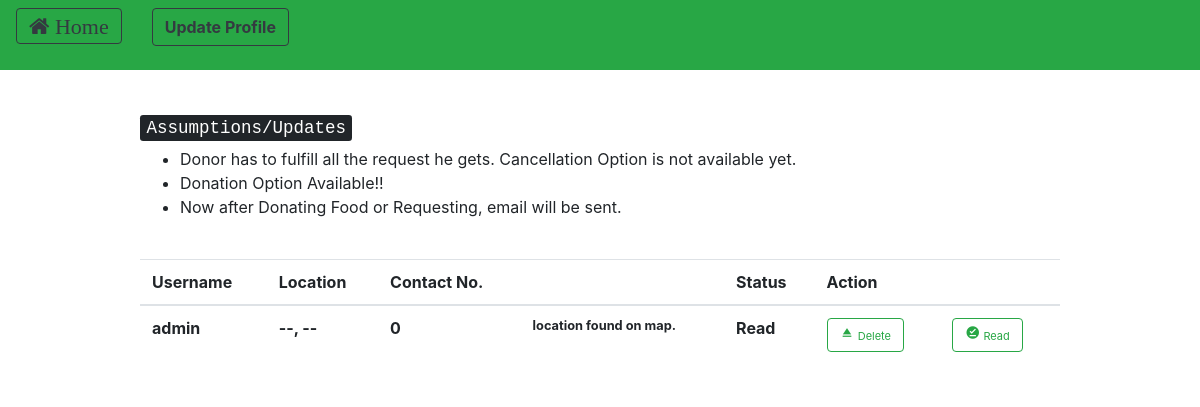
/users/messages/ (signed in), run on an earlier commit of the app's database.
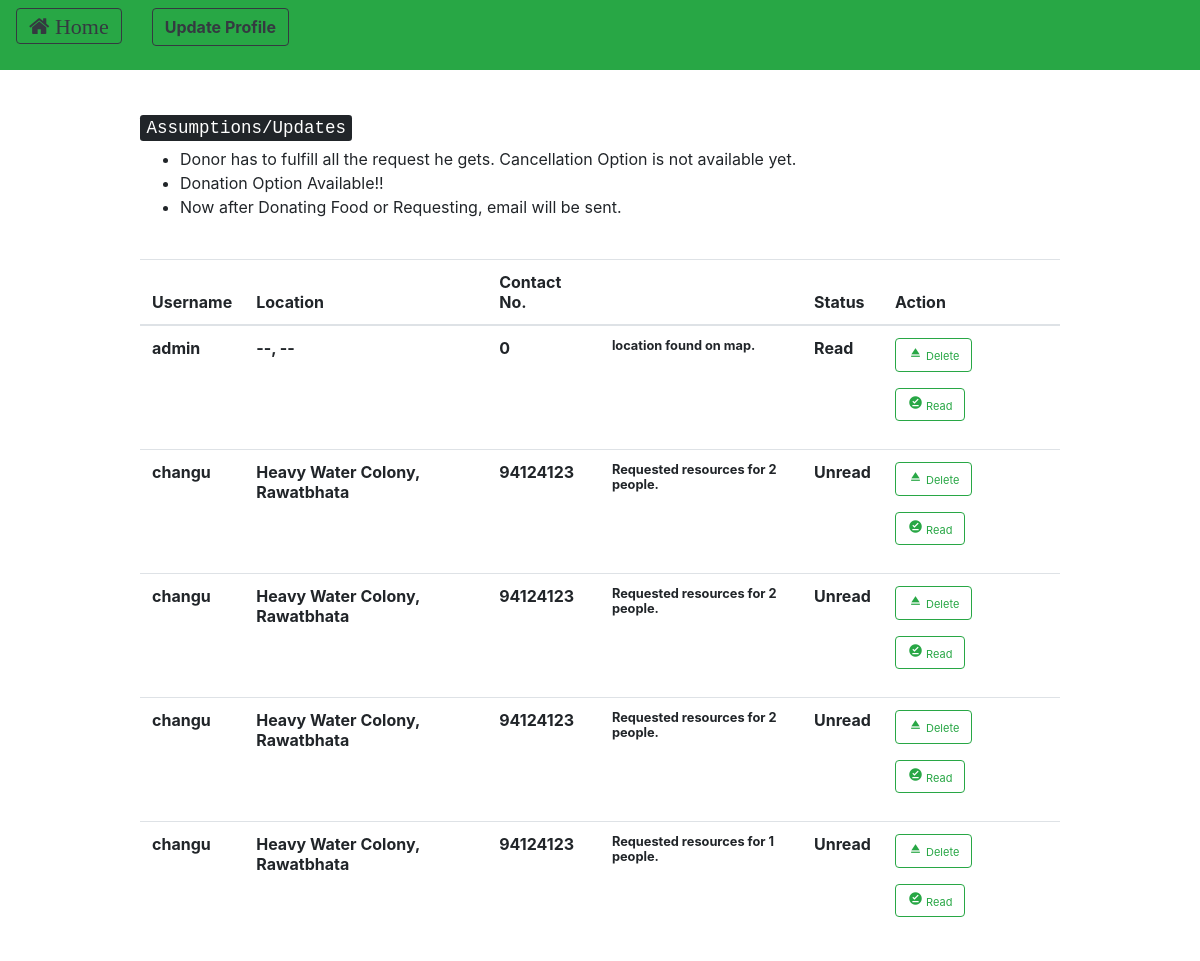
And on a later commit of the database.
### customUser/models.py (models this page shows, shortened)
class Messages(models.Model):
    sender = models.ForeignKey(CustomUser, on_delete = models.CASCADE, related_name = 'senders')
    reciever = models.ForeignKey(CustomUser, on_delete = models.CASCADE, related_name = 'recievers')
    message = models.CharField(max_length = 150)
    read_unread = models.BooleanField(default = "False") # FALSE - UNREAD

class CustomUser(AbstractUser):
    pin_code = models.IntegerField(null = True)
    contact_no = models.IntegerField(null = True)
    resources = models.IntegerField(null = True) # no. of persons avability/requirement
    locality = models.CharField(max_length = 100)
    city = models.CharField(max_length = 50)
    """CHOICES=[('0','Donor'),
                   ('1','Reciever')]"""
    state = models.CharField(max_length = 50, default = " ")
    donor = models.BooleanField(default = 'False') # 0 - Donor 1 - Reciever
    email = models.EmailField(unique=True)

### customUser/views.py (the view)
# urls.py: path('messages/', views.seeNotifications, name = 'notification'),
@login_required(login_url = '/users/login')
def seeNotifications(request):
	message = Messages.objects.filter(reciever = request.user)
	context = { 'messages' : message }
	return render(request, 'notification.html', context)

### templates/notification.html (shortened to what this page needs)
{% extends 'base_with_home.html' %}
{% load crispy_forms_tags %}
{% block navigation %}
<div class = "row">
	<div class = "col">
		<form method = "post" action = "{% url 'homePage' %}">
		<button class="btn btn-outline-dark" style="font-size:22px"><i class="fa fa-home"> Home</i></button>
	</form>
</div>
	<div class = "col">
				<form method = "get" action = "{% url 'edit_profile' %}">
					<button type = "submit" class = "btn btn-outline-dark navbar-btn"> <strong> Update Profile </strong></button>
				</form>
			</div>
		</div>
{% endblock %}
{% block content %}
	<table class = "table">
			<thead>
				<tr>
 					<th scope="col">  Username  </th>
 					<th scope="col"> Location </th>
 					<th scope="col"> Contact No. </th>
					<th scope="col">    </th>
					<th scope = "col">Status</th>
					<th scope="col"> Action </th>
				</tr>
			</thead>
			<tbody>
		{% for i in messages %}
			<tr>
				<th scope="row">{{ i.sender.username }}</th>
				<th scope="row">{{ i.sender.locality }}, {{ i.sender.city }} </th>
				<th scope="row">{{ i.sender.contact_no }} </th>
				<th scope="row"> <small> <strong> {{ i.message }} </strong> </small></th>
				<th scope = "row">
					{% if i.read_unread == False %}
						Unread
					{% else %}
						Read
					{% endif %}
				</th>
				<th scope = "row">
					<div class = "row">
					<div class = "col">
					<form method = "post" action="{% url 'deleteNotification' i.pk %}"> {%csrf_token%}
						<button class = "btn btn-outline-success" style="font-size:11px"><i class="material-icons" style="font-size:15px">eject</i> Delete</button>
					</form>
				</div>
				<div class = "col">
					<form method = "post" action="{% url 'readMessage' i.pk %}">{%csrf_token%}
						<button class = "btn btn-outline-success" style="font-size:11px"><i class="material-icons" style="font-size:15px">offline_pin</i> Read</button>
					</form>
				</div>
			</div>
				</th>
			</tr>
		{% endfor %}
{% endblock %}

### templates/base_with_home.html (shortened to what this page needs)
<head>
    <link rel="stylesheet" href="https://stackpath.bootstrapcdn.com/bootstrap/4.1.3/css/bootstrap.min.css">
    <link rel="stylesheet" href="https://cdnjs.cloudflare.com/ajax/libs/font-awesome/4.7.0/css/font-awesome.min.css">
</head>
<body>
<nav class="navbar navbar-expand-lg navbar-light bg-success">
  {% block navigation %}
  {% endblock %}
</nav>
<br>
<div class="container">
      <div class="row justify-content-center">
        <div class="col-10">
          <br class="mt-4 mb-4">
          {% block content %}
          {% endblock %}
          <h5> <kbd> Assumptions/Updates </kbd> </h5>
          <ul>
            <li>
              Donor has to fulfill all the request he gets. Cancellation Option is not available yet.
            </li>
            <li>
              Donation Option Available!!
            </li>
            <li>
              Now after Donating Food or Requesting, email will be sent.
            </li>
          </ul>
          <br>
        </div>
      </div>
    </div>
</body>

What changed in the data, as far as the page shows it:
added Messages: sender.username "changu", sender.locality "Heavy Water Colony", sender.city "Rawatbhata", sender.contact_no "94124123", message "Requested resources for 2 people.", read_unread "Unread"
added Messages: sender.username "changu", sender.locality "Heavy Water Colony", sender.city "Rawatbhata", sender.contact_no "94124123", message "Requested resources for 2 people.", read_unread "Unread"
added Messages: sender.username "changu", sender.locality "Heavy Water Colony", sender.city "Rawatbhata", sender.contact_no "94124123", message "Requested resources for 2 people.", read_unread "Unread"
added Messages: sender.username "changu", sender.locality "Heavy Water Colony", sender.city "Rawatbhata", sender.contact_no "94124123", message "Requested resources for 1 people.", read_unread "Unread"
